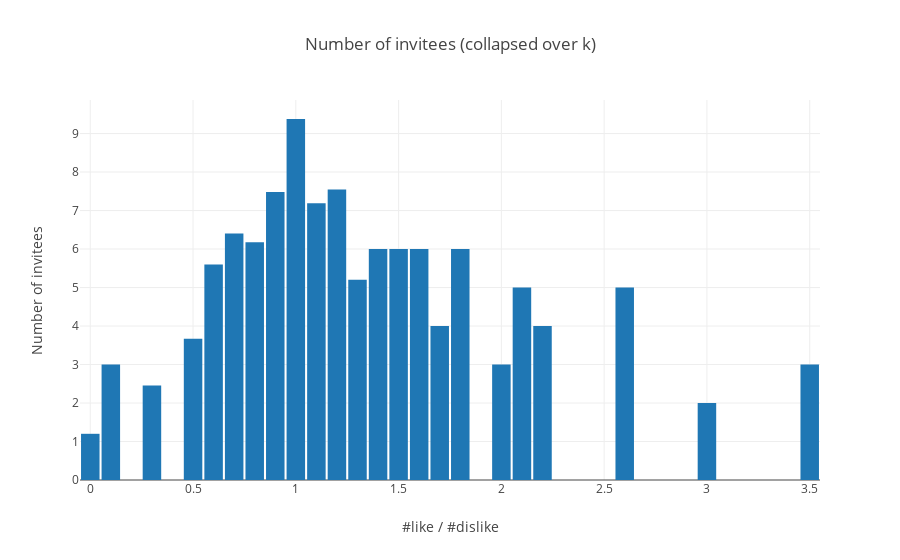

Notebook source saved alongside this figure:
### Code cell
Histogram()
.withX(ldRatioData)
.withY(nrInviteesData)
.withHistfunc(HistFunc.Average)
.plot(Layout()
      .withTitle("Number of invitees (collapsed over k)")
      .withXaxis(Axis()
                 .withTitle("#like / #dislike")
                 .withShowgrid(true)
      )
      .withYaxis(Axis()
                 .withTitle("Number of invitees")
                 .withShowgrid(true)
      )
      .withBargap(.1)
)

### Figure 1 — Plotly figure (JSON) as saved in the notebook; plotly's stock layout.template omitted (floating-point values rounded to 4 significant figures; data arrays with more than 128 entries replaced by an {"elided": "..."} marker saying what was removed)
{"data": [{"histfunc": "avg", "type": "histogram", "x": {"elided": "550 float values"}, "y": {"elided": "550 int values"}}], "layout": {"autosize": true, "bargap": 0.1, "title": {"text": "Number of invitees (collapsed over k)"}, "xaxis": {"autorange": true, "range": [-0.05, 3.55], "showgrid": true, "title": {"text": "#like / #dislike"}, "type": "linear"}, "yaxis": {"autorange": true, "range": [0, 9.871], "showgrid": true, "title": {"text": "Number of invitees"}, "type": "linear"}}}
